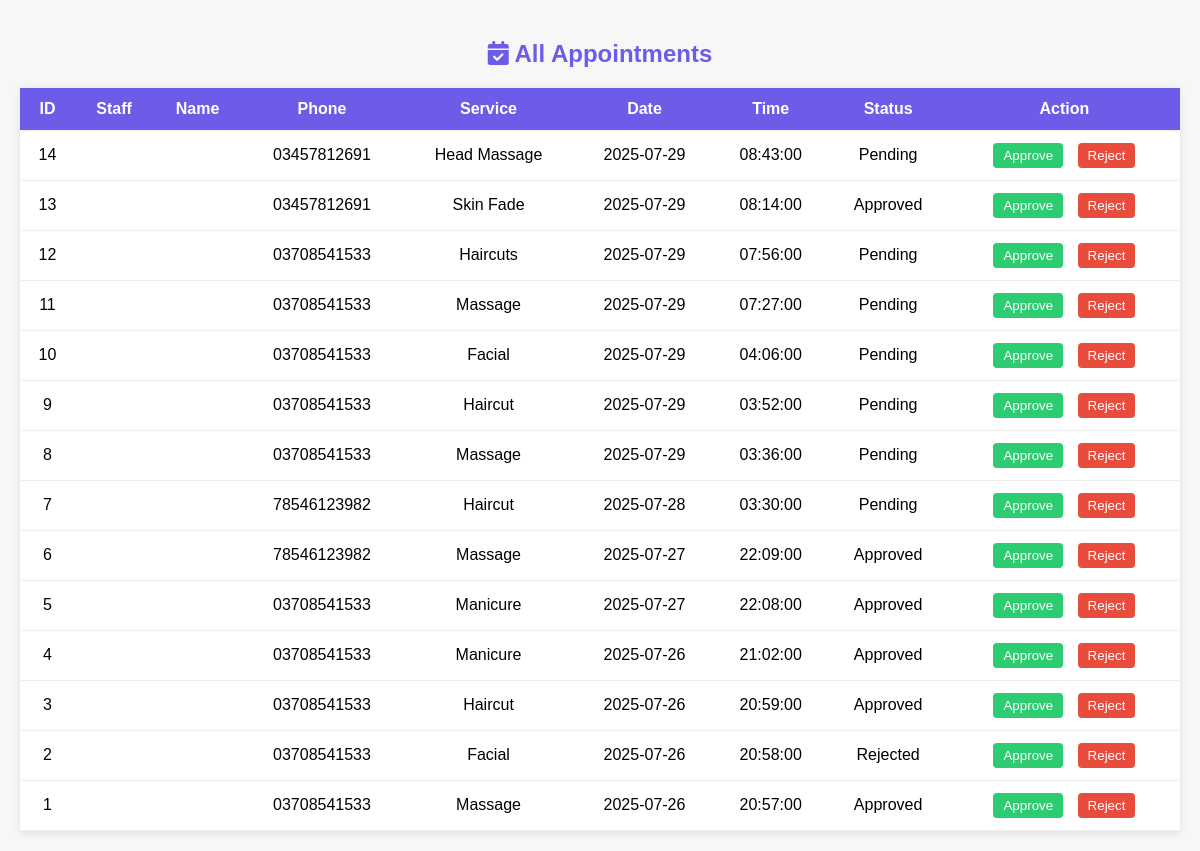
The page /view_appointment.php on the database its author committed.
### tables this page shows
CREATE TABLE `appointments` (
  `id` int(11) NOT NULL,
  `designer_id` int(11) NOT NULL,
  `employee_name` varchar(100) NOT NULL,
  `client_name` varchar(100) NOT NULL,
  `phone` varchar(20) NOT NULL,
  `service` varchar(100) NOT NULL,
  `amount` decimal(10,2) NOT NULL,
  `date` date NOT NULL,
  `time` time NOT NULL,
  `status` enum('Pending','Approved','Rejected') DEFAULT 'Pending',
  `created_at` timestamp NOT NULL DEFAULT current_timestamp()
);

### view_appointment.php (the view, shortened to what this page needs)
<?php
include 'db.php';
$result = mysqli_query($conn, "SELECT * FROM appointments ORDER BY id DESC");
?>
<!DOCTYPE html>
<html lang="en">
<head>
  <link rel="stylesheet" href="https://cdnjs.cloudflare.com/ajax/libs/font-awesome/6.4.2/css/all.min.css"/>
</head>
<body>
  <h2><i class="fas fa-calendar-check"></i> All Appointments</h2>
  <table>
    <thead>
      <tr>
        <th>ID</th>
        <th>Staff</th>
        <th>Name</th>
        <th>Phone</th>
        <th>Service</th>
        <th>Date</th>
        <th>Time</th>
        <th>Status</th>
        <th>Action</th>
      </tr>
    </thead>
    <tbody>
      <?php while ($row = mysqli_fetch_assoc($result)): ?>
      <tr>
        <td><?= $row['id'] ?></td>
        <td><?= htmlspecialchars($row['staff']) ?></td>
        <td><?= htmlspecialchars($row['name']) ?></td>
        <td><?= htmlspecialchars($row['phone']) ?></td>
        <td><?= htmlspecialchars($row['service']) ?></td>
        <td><?= htmlspecialchars($row['date']) ?></td>
        <td><?= htmlspecialchars($row['time']) ?></td>
        <td><?= htmlspecialchars($row['status']) ?></td>
        <td class="action-btns">
          <form method="POST" action="appointment_action.php" style="display:inline;">
            <button class="approve" name="approve">Approve</button>
            <button class="reject" name="reject">Reject</button>
          </form>
        </td>
      </tr>
      <?php endwhile; ?>
    </tbody>
  </table>
</body>
</html>

### view_appointment.php (style rules this page uses)
body { font-family: Arial, sans-serif; background: #f7f7f7; margin: 0; padding: 20px; }
h2 { color: #6c5ce7; text-align: center; margin-bottom: 20px; }
table { width: 100%; background: white; border-collapse: collapse; box-shadow: 0 2px 8px rgba(0,0,0,0.1); }
th, td { padding: 12px; text-align: center; border-bottom: 1px solid #eee; }
th { background-color: #6c5ce7; color: white; }
.action-btns button { margin: 0 5px; padding: 5px 10px; border: none; color: white; border-radius: 4px; cursor: pointer; }
.approve { background: #2ecc71; }
.reject { background: #e74c3c; }

### rows shown on the page
appointments: id "14", phone "03457812691", service "Head Massage", date "2025-07-29", time "08:43:00", status "Pending"
appointments: id "13", phone "03457812691", service "Skin Fade", date "2025-07-29", time "08:14:00", status "Approved"
appointments: id "12", phone "03708541533", service "Haircuts", date "2025-07-29", time "07:56:00", status "Pending"
appointments: id "11", phone "03708541533", service "Massage", date "2025-07-29", time "07:27:00", status "Pending"
appointments: id "10", phone "03708541533", service "Facial", date "2025-07-29", time "04:06:00", status "Pending"
appointments: id "9", phone "03708541533", service "Haircut", date "2025-07-29", time "03:52:00", status "Pending"
appointments: id "8", phone "03708541533", service "Massage", date "2025-07-29", time "03:36:00", status "Pending"
appointments: id "7", phone "78546123982", service "Haircut", date "2025-07-28", time "03:30:00", status "Pending"
appointments: id "6", phone "78546123982", service "Massage", date "2025-07-27", time "22:09:00", status "Approved"
appointments: id "5", phone "03708541533", service "Manicure", date "2025-07-27", time "22:08:00", status "Approved"
appointments: id "4", phone "03708541533", service "Manicure", date "2025-07-26", time "21:02:00", status "Approved"
appointments: id "3", phone "03708541533", service "Haircut", date "2025-07-26", time "20:59:00", status "Approved"
appointments: id "2", phone "03708541533", service "Facial", date "2025-07-26", time "20:58:00", status "Rejected"
appointments: id "1", phone "03708541533", service "Massage", date "2025-07-26", time "20:57:00", status "Approved"
